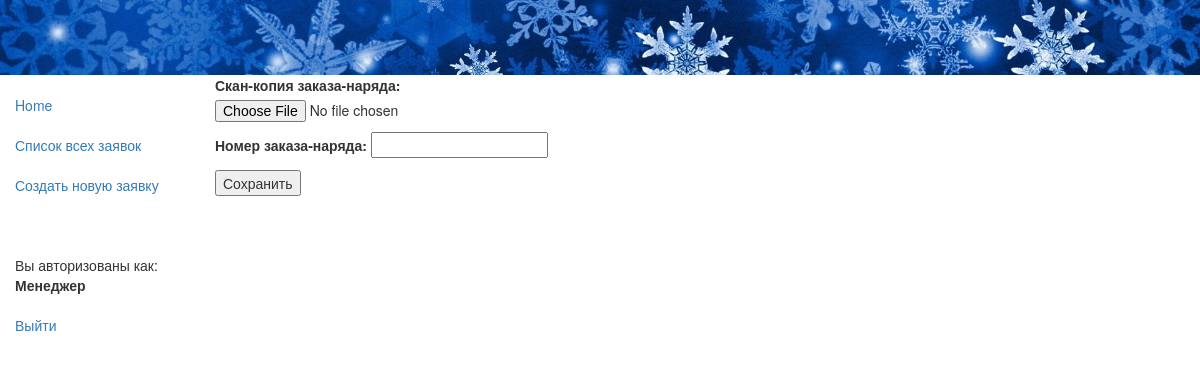
Page /app/rec/118/update3/ (signed in) on the earlier database version.
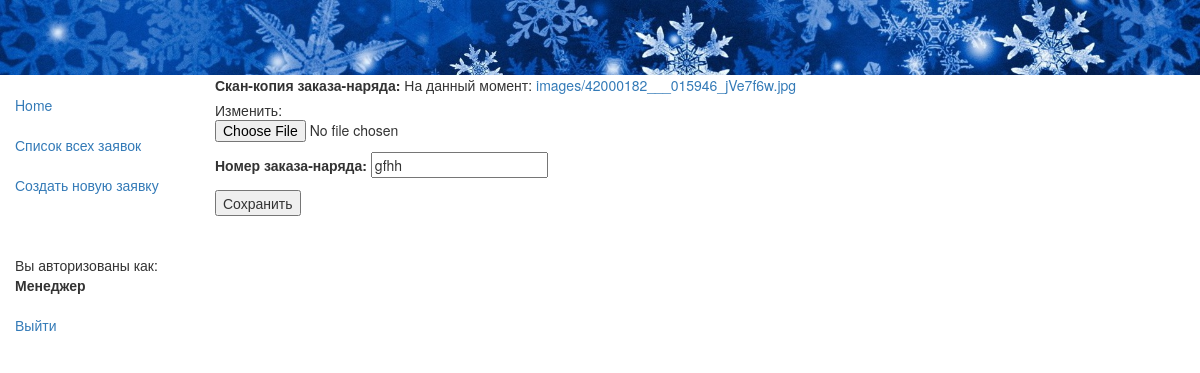
Same page on the later database version.
### app/models.py (models this page shows, shortened)
class Rec(models.Model):
    status = models.ForeignKey(Status, null=True, on_delete=models.SET_NULL, default=4, verbose_name="Статус заявки")
    retail = models.ForeignKey(Retail, null=True, on_delete=models.SET_NULL, verbose_name="Торговая сеть")
    rec_date = models.DateField(auto_now_add=True, verbose_name="Дата создания заявки")
    rec_time = models.TimeField(auto_now_add=True, verbose_name="Время создания заявки")
    user = models.ForeignKey(User, null=True, on_delete=models.SET_NULL, verbose_name="Диспетчер")
    customer = models.CharField(max_length=100, verbose_name="ФИО инициатора заявки")
    rec_num = models.CharField(verbose_name='Номер заявки', max_length=8)
    store = models.ForeignKey(Store, null=True, on_delete=models.SET_NULL, verbose_name="Торговая точка, адрес")
    description = models.TextField(max_length=1000, verbose_name="Содержание заявки")
    trouble = models.ForeignKey(Trouble, null=True, on_delete=models.SET_NULL, verbose_name="Категория неисправности")
    tech = models.ForeignKey(Tech, null=True, on_delete=models.SET_NULL, verbose_name="Сервисный инженер")
    sign_day = models.DateField(null=True, verbose_name="Дата передачи заявки инженеру")
    sign_time = models.TimeField(null=True, verbose_name="Время передачи заявки инженеру")
    zip_comment = models.TextField(max_length=1000, null=True, verbose_name="Комментарий ЗИП")
    visit_day_begin = models.DateField(null=True, verbose_name="Дата начала работ")
    visit_time_begin = models.TimeField(null=True, verbose_name="Время начала работ")
    visit_day_end = models.DateField(null=True, verbose_name="Дата окончания работ")
    visit_time_end = models.TimeField(null=True, verbose_name="Время окончания работ")
    result = models.TextField(null=True, max_length=1000, verbose_name="Результат выезда")
    form = models.CharField(null=True, max_length=10, verbose_name="Номер заказа-наряда")
    jpg = models.ImageField(upload_to='images', null=True, verbose_name="Скан-копия заказа-наряда")
    class Meta:
        verbose_name = 'Заявка'
        verbose_name_plural = 'Заявки'
        ordering = ['-rec_time'] # отображение заявок в rec-list.html в обратном порядке по времени
        permissions = (("can_create_update", "Может rec_create и rec_update"),
                       ("can_list_detail", "Может rec_list и rec_detail"),
                       )

### app/views.py (the view)
# urls.py: url(r'^rec/(?P<pk>\d+)/update3/$', views.RecUpdate3.as_view(), name='rec_update3'),
class RecUpdate3(PermissionRequiredMixin, UpdateView):
    model = Rec
    form_class = Upd3
    permission_required = 'app.can_create_update'
    initial = {'status': 7}
    template_name = 'jpg.html'

### app/forms.py
class Upd3(forms.ModelForm):
    class Meta:
        model = Rec
        fields = ['status', 'jpg', 'form']
        widgets = {'status': HiddenInput()}

### app/templates/jpg.html (shortened to what this page needs)
{% extends "base_generic.html" %}
{% block content %}
<form method="post" enctype="multipart/form-data">
   {{ form.as_p }}
  <input type="submit" value="Сохранить" />
</form>
{% endblock %}

Differences in the rows shown:
now on this page (row edited): Rec: form "gfhh"
Other differences:
text no longer shown: "Скан-копия заказа-наряда: Номер заказа-наряда:"
text now shown: "Скан-копия заказа-наряда: На данный момент: images/42000182___015946_jVe7f6w.jpg Изменить: Номер заказа-наряда:"
